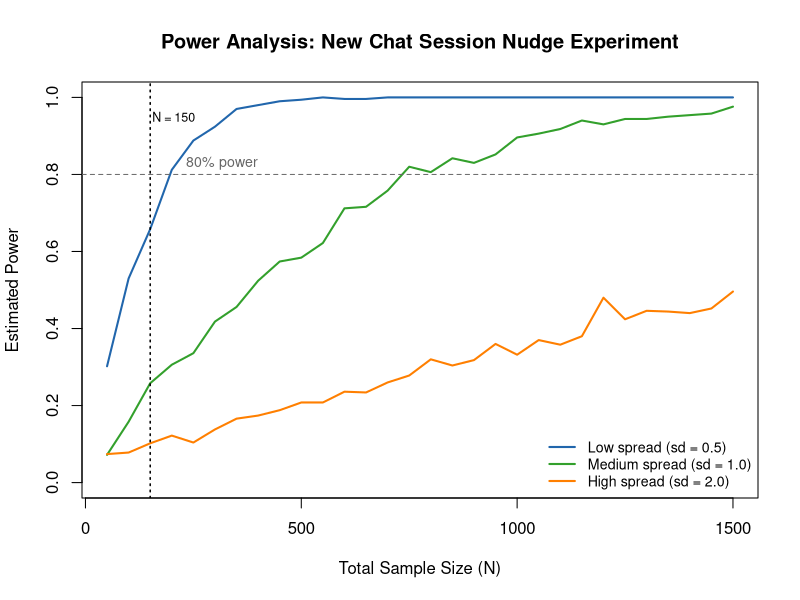

This chart was generated by the following R code:
## ---- chunk 1
library(data.table)

knitr::opts_chunk$set(dpi = 300)

set.seed(1234)
## ---- chunk 2
d <- data.table()

d[ , condition := rep(c('control', 'treatment'), each = 75)]
d[condition == 'control', Y := rnorm(.N, mean = 0, sd = 0.5)]
d[condition == 'treatment', Y := rnorm(.N, mean = 0.2, sd = 0.5)]

d[ , t.test(Y ~ condition)]
## ---- chunk 3
ate <- d[ , .(group_mean = mean(Y)), keyby = .(condition)][ , diff(group_mean)]
ate
## ---- chunk 4
power_test_t <- function(
  mean_control         = 0,
  mean_treat           = 0.2,
  sd_control           = 1,
  sd_treat             = 1,
  number_per_condition = 75,
  power_loops          = 500) {

  p_values <- numeric(power_loops)

  for(power_loop in 1:power_loops) {
    p_values[power_loop] <- t.test(
      x = rnorm(number_per_condition, mean = mean_control, sd = sd_control),
      y = rnorm(number_per_condition, mean = mean_treat,   sd = sd_treat)
    )$p.value
  }

  return(list(
    'p_values' = p_values,
    'power'    = mean(p_values < 0.05)
  ))
}
## ---- chunk 5
power_test_t()$power
## ---- chunk 6
samples_per_condition <- seq(25, 750, by = 25)

scenarios <- list(
  low    = list(sd = 0.5, label = "Low spread (sd = 0.5)",    col = "#2166ac"),
  medium = list(sd = 1.0, label = "Medium spread (sd = 1.0)", col = "#33a02c"),
  high   = list(sd = 2.0, label = "High spread (sd = 2.0)",   col = "#ff7f00")
)

results <- lapply(scenarios, function(s) {
  sapply(samples_per_condition, function(n) {
    power_test_t(
      mean_control         = 0,
      mean_treat           = 0.2,
      sd_control           = s$sd,
      sd_treat             = s$sd,
      number_per_condition = n,
      power_loops          = 500
    )$power
  })
})
## ---- chunk 7
total_n <- samples_per_condition * 2

plot(
  x    = total_n,
  y    = results$low,
  type = 'l', lwd = 2,
  col  = scenarios$low$col,
  ylim = c(0, 1),
  xlab = "Total Sample Size (N)",
  ylab = "Estimated Power",
  main = "Power Analysis: New Chat Session Nudge Experiment"
)
lines(x = total_n, y = results$medium, lwd = 2, col = scenarios$medium$col)
lines(x = total_n, y = results$high,   lwd = 2, col = scenarios$high$col)

abline(h = 0.80, lty = 2, col = "gray40")
text(x = 400, y = 0.83, labels = "80% power",
     adj = 1, col = "gray40", cex = 0.85)

abline(v = 150, lty = 3, col = "black", lwd = 1.5)
text(x = 155, y = 0.95, labels = "N = 150",
     adj = 0, cex = 0.75)

legend(
  "bottomright",
  legend = sapply(scenarios, `[[`, "label"),
  col    = sapply(scenarios, `[[`, "col"),
  lwd    = 2,
  bty    = "n",
  cex    = 0.85
)
